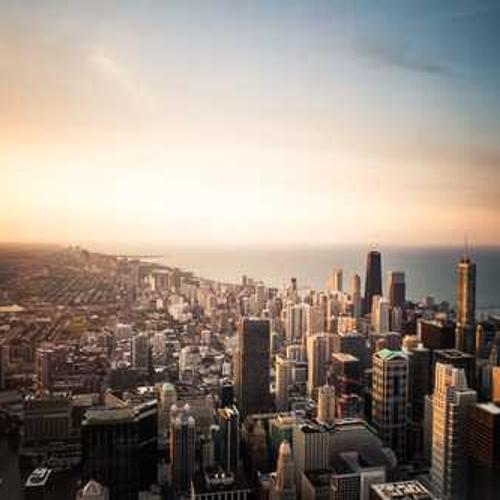
#> input picture test1.jpg, 500 x 500 px
$ python '1.Sobel算子.py'   (older library calls are emulated)
#> lines starting #> are read from the running program, lines starting #| are printed output that depends on the picture
import numpy as np
import cv2
import matplotlib.pyplot as plt
import os

def sobel_filter(image):
    """手动实现Sobel梯度算子"""
    # Sobel核（x和y方向）
    sobel_x = np.array([[-1, 0, 1], [-2, 0, 2], [-1, 0, 1]], dtype=np.float32)
    sobel_y = np.array([[-1, -2, -1], [0, 0, 0], [1, 2, 1]], dtype=np.float32)

    h, w = image.shape
    pad_size = 1
    # 零填充
    padded = np.pad(image, pad_size, mode='constant')
    grad_x = np.zeros_like(image, dtype=np.float32)
    grad_y = np.zeros_like(image, dtype=np.float32)

    # 卷积计算梯度
    for y in range(h):
        for x in range(w):
            grad_x[y, x] = np.sum(padded[y:y+3, x:x+3] * sobel_x)
            grad_y[y, x] = np.sum(padded[y:y+3, x:x+3] * sobel_y)

    # 梯度幅值
    grad_mag = np.sqrt(grad_x**2 + grad_y**2)
    # 归一化到0-255
    grad_mag = (grad_mag / grad_mag.max()) * 255
    grad_mag = grad_mag.astype(np.uint8)
    return grad_x, grad_y, grad_mag

# 读取图片
current_dir = os.path.dirname(os.path.abspath(__file__))
img_path = os.path.join(current_dir, "test1.jpg")
img = cv2.imread(img_path, 0)  # 灰度图
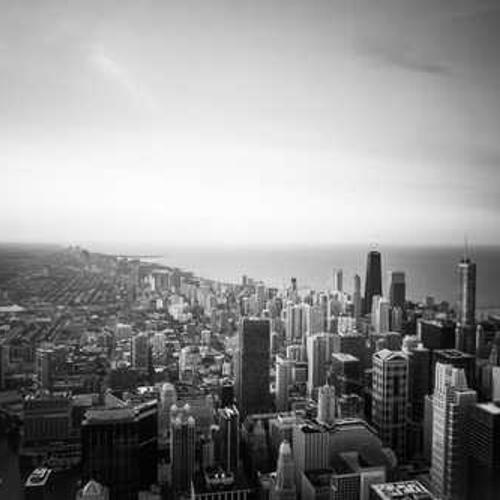
#> img: shape (500, 500); min 0, max 255, mean 144.2
if img is None:
    raise FileNotFoundError("请确保test1.jpg在当前目录下！")

# Sobel滤波
grad_x, grad_y, grad_mag = sobel_filter(img)
#> in sobel_filter, `padded = np.pad(image, pad_size, mode='constant')`:
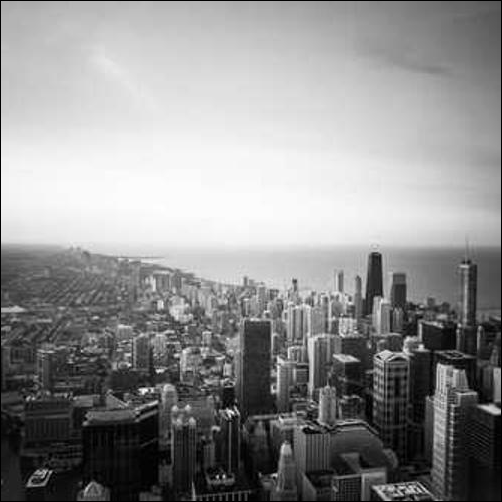
#> padded: shape (502, 502); min 0, max 255, mean 143.1
#> after the loop in sobel_filter, `for y in range(h):`:
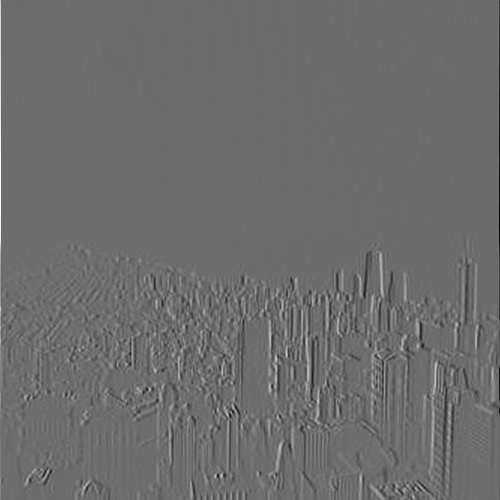
#> grad_x: shape (500, 500) float32; min -727, max 972, mean -0.3; drawn with min black and max white
#> after the loop in sobel_filter, `for y in range(h):`:
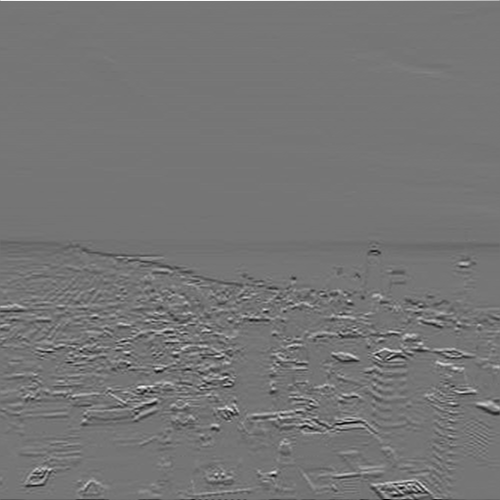
#> grad_y: shape (500, 500) float32; min -643, max 749, mean -0.9; drawn with min black and max white
#> in sobel_filter, `grad_mag = np.sqrt(grad_x**2 + grad_y**2)`:
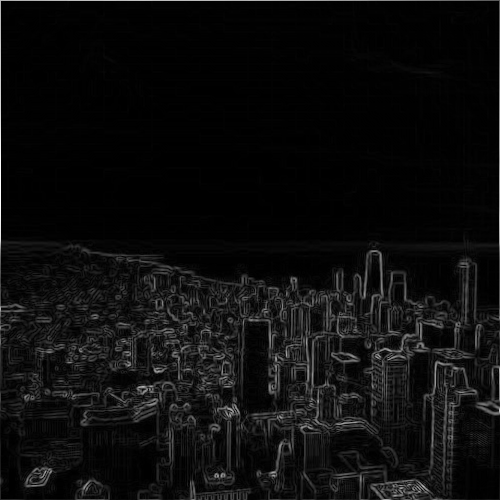
#> grad_mag: shape (500, 500) float32; min 0, max 972, mean 51.2; drawn with min black and max white

# 可视化
plt.figure(figsize=(15, 5))
plt.subplot(131), plt.imshow(img, cmap='gray'), plt.title('original'), plt.axis('off')
plt.subplot(132), plt.imshow(grad_mag, cmap='gray'), plt.title('Sobel gradient magnitude'), plt.axis('off')
plt.subplot(133), plt.imshow(cv2.Sobel(img, cv2.CV_64F, 1, 0, ksize=3), cmap='gray'), plt.title('OpenCV Sobel X'), plt.axis('off')
plt.tight_layout()
plt.savefig(os.path.join(current_dir, 'sobel_result.png'))
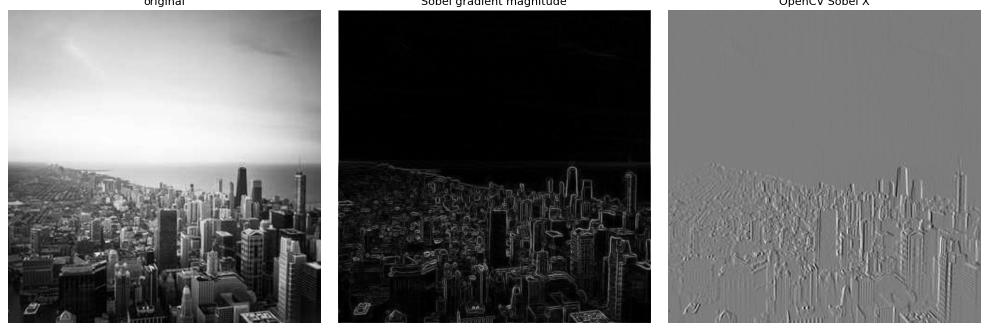
#> figure drawn by matplotlib, 3 panels
plt.show()

print("Sobel梯度算子滤波完成")

$ run again, with test2.jpg copied over test1.jpg
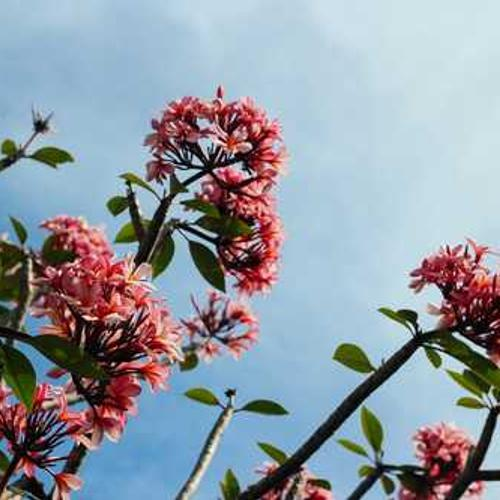
#> input picture test2.jpg, 500 x 500 px
#> after the loop in sobel_filter, `for y in range(h):`:
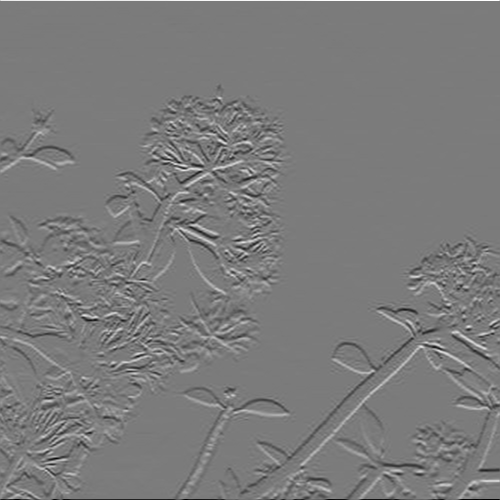
#> grad_y: shape (500, 500) float32; min -845, max 896, mean -0.7; drawn with min black and max white
#> `plt.savefig(os.path.join(current_dir, 'sobel_result.png'))`:
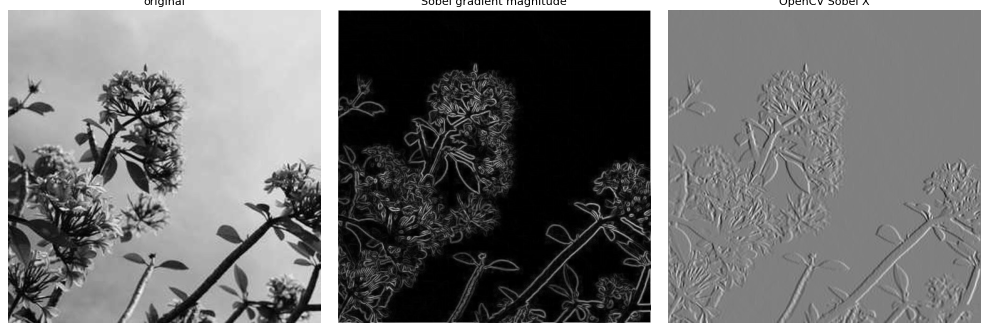
#> figure drawn by matplotlib, 3 panels

$ run again, with test4.jpg copied over test1.jpg
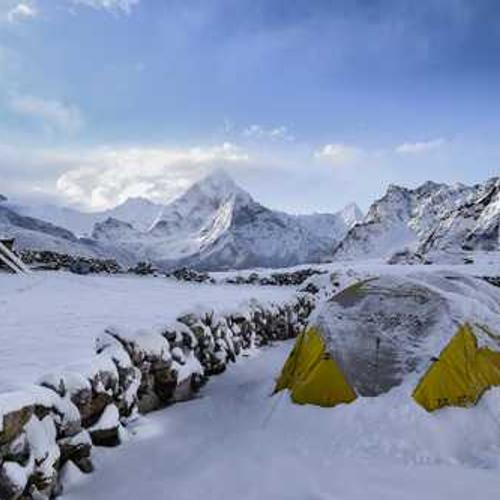
#> input picture test4.jpg, 500 x 500 px
#> after the loop in sobel_filter, `for y in range(h):`:
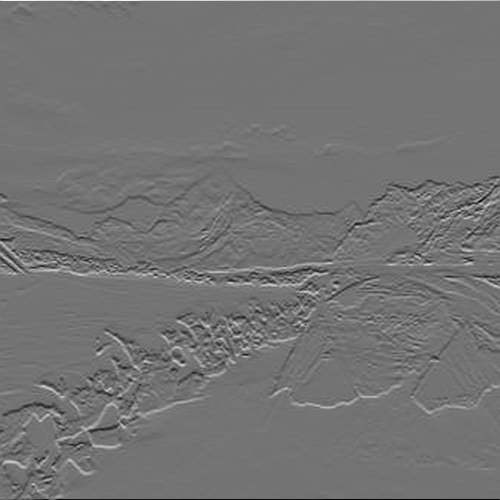
#> grad_y: shape (500, 500) float32; min -676, max 813, mean 0; drawn with min black and max white
#> `plt.savefig(os.path.join(current_dir, 'sobel_result.png'))`:
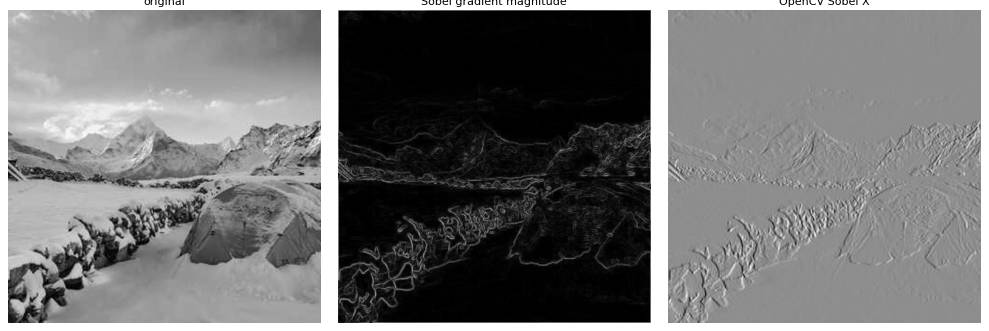
#> figure drawn by matplotlib, 3 panels
